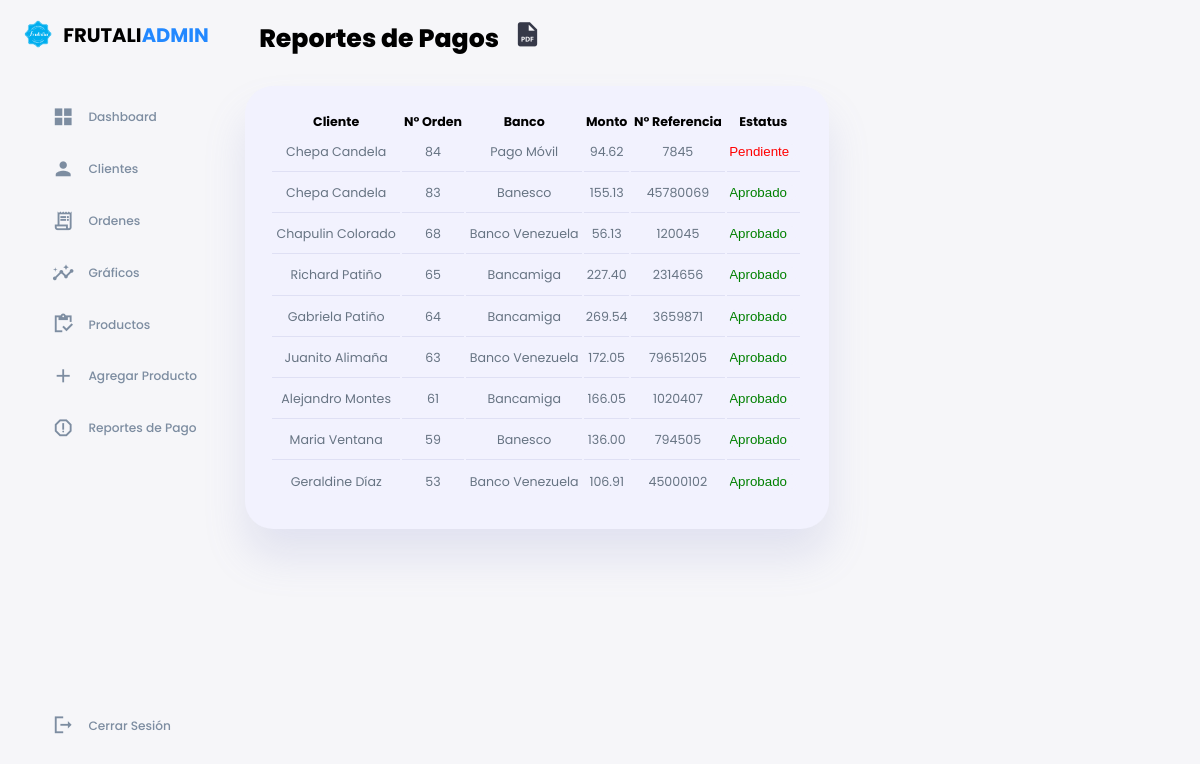
/admin/reportes-pagos.php, run on the app's committed database.
### tables this page shows
CREATE TABLE `pagos` (
  `id` int(11) NOT NULL,
  `orden_id` int(11) NOT NULL,
  `banco` varchar(50) NOT NULL,
  `monto` decimal(10,2) NOT NULL,
  `referencia` int(8) NOT NULL,
  `fecha` date NOT NULL,
  `estatus` varchar(20) NOT NULL
);

CREATE TABLE `users` (
  `id` int(11) UNSIGNED NOT NULL,
  `nombre` varchar(50) NOT NULL,
  `apellido` varchar(50) NOT NULL,
  `usuario` varchar(50) NOT NULL,
  `email` varchar(100) NOT NULL,
  `contraseña` varchar(255) NOT NULL,
  `avatar` varchar(255) NOT NULL,
  `is_admin` tinyint(1) NOT NULL
);

### admin/reportes-pagos.php (the view, shortened to what this page needs)
<?php
require '../admin/config/database.php';
include '../admin/templates/header.php';
$query = "SELECT * FROM pagos ORDER BY id DESC";
$pagos = mysqli_query($connection, $query);
?>
<main>
    <div class="titulo__pago">
        <br><h1>Reportes de Pagos</h1>
        <a href="<?= ROOT_URL ?>admin/pagos.php" target="_blank">
            <i class='bx bxs-file-pdf' style="font-size: 29px;"></i>
        </a>
    </div>
    <div class="recent-orders">
        <?php if(mysqli_num_rows($pagos)> 0) : ?>
        <table>
            <thead>
                <tr>
                    <th>Cliente</th>
                    <th>N° Orden</th>
                    <th>Banco</th>
                    <th>Monto</th>
                    <th>N° Referencia</th>
                    <th>Estatus</th>
                </tr>
            </thead>
            <tbody>
            <?php while($pago = mysqli_fetch_assoc($pagos)) : ?>
            <?php
                $pagoId = $pago['id'];
                $query = "SELECT p.*, o.usuario_id, u.nombre, u.apellido
                        FROM pagos p
                        JOIN ordenes o ON p.orden_id = o.id
                        JOIN users u ON o.usuario_id = u.id
                        WHERE p.id = $pagoId";
                $result = mysqli_query($connection, $query);
                $user = mysqli_fetch_assoc($result);
            ?>
                <tr>
                    <td><?= $user['nombre'] . ' ' . $user['apellido'] ?></td>
                    <td><?= $pago['orden_id'] ?></td>
                    <td><?= $pago['banco'] ?></td>
                    <td><?= $pago['monto'] ?></td>
                    <td><?= $pago['referencia'] ?></td>
                    <td>
                        <select class="estatus-select" data-pago-id="<?= $pago['id'] ?>" style="color:<?php if($pago['estatus'] == 'Pendiente'){ echo 'red'; }
                                    elseif($pago['estatus'] == 'Aprobado'){ echo 'green'; }
                                    elseif($pago['estatus'] == 'En proceso'){ echo 'orange'; }
                                    else{ echo 'black'; }; ?>">
                            <option value="Pendiente" <?php if ($pago['estatus'] == 'Pendiente') echo 'selected' ?> style="color: black;">Pendiente</option>
                            <option value="Aprobado" <?php if ($pago['estatus'] == 'Aprobado') echo 'selected' ?> style="color: black;">Aprobado</option>
                        </select>
                    </td>
                </tr>
                <?php endwhile ?>
        </table>
        <?php endif ?>
    </div>
</main>

### admin/style.css (style rules this page uses)
:root { --color-primary: #7380ec; --color-danger: #ff7782; --color-success: #41f1b6; --color-warning: #ffbb55; --color-white: #fff; --color-info-dark: #7d8da1; --color-info-light: #dce1eb; --color-dark: #363949; --color-light: rgba(132, 139, 200, 0.18); --color-primary-variant: #111e88; --color-dark-variant: #677483; --color-background: #f6f6f9; --azul-frutalia:#2288ff; --card-border-radius: 2rem; --border-radius-1: 0.4rem; --border-radius-2: 0.8rem; --border-radius-3: 1.2rem; --card-padding: 1.8rem; --padding-1: 1.2rem; --box-shadow: 0 2rem 3rem var(--color-light); }
* { margin: 0; padding: 0; outline: 0; appearance: none; border: 0; text-decoration: none; list-style: none; box-sizing: border-box; }
html { font-size: 14px; }
body { width: 100vw; height: 100vh; font-family: poppins, sans-serif; font-size: 0.9rem; background: var(--color-background); user-select: none; overflow-x: hidden; }
a { color: var(--color-dark); }
h1 { font-weight: 800; font-size: 1.8rem; }
main { margin-top: 1.4rem; }
main .recent-orders { margin-top: 2rem; }
main .recent-orders table { background: var(--color-white); width: 100%; border-radius: var(--card-border-radius); padding: var(--card-padding); text-align: center; box-shadow: var(--box-shadow); transition: all 300ms ease; }
main table tbody td { height: 2.8rem; border-bottom: 1px solid var(--color-light); color: var(--color-dark-variant); }
main table tbody tr:last-child td { border: none; }

### admin/form.css (style rules this page uses)
:root { --color-primary: #7380ec; --color-primary-light: hsl(242, 91%, 69%, 18%); --color-primary-variant: #5854c7; --color-red: #da0f3f; --color-red-light: hsl(346, 87%, 46%, 15%); --color-green: #00c476; --color-green-light: hsl(156, 100%, 38%, 15%); --color-gray-900: #1e1e66; --color-gray-700: #2d2b7c; --color-gray-300: rgba(242, 242, 254, 0.3); --color-gray-200: rgba(242, 242, 254, 0.7); --color-white: #f2f2fe; --color-bg: #fff; --azul-frutalia:#2288ff; --transition: all 300ms ease; --container-width-lg: 74%; --container-width-md: 88%; --form-width: 60%; --card-border-radius-1: 0.3rem; --card-border-radius-2: 0.5rem; --card-border-radius-3: 0.8rem; --card-border-radius-4: 2rem; --card-border-radius-5: 5rem; }
input, textarea, select { padding: 0.8rem 1.4rem; background: var(--color-white); border: solid 1px var(--azul-frutalia); border-radius: var(--card-border-radius-2); resize: none; color: var(--color-dark); }
select.estatus-select { padding: 0; background: var(--color-white); border: none; resize: none; }
.titulo__pago { display: flex; gap: 1rem; align-items: baseline; flex-direction: row; }

### data on the page
pagos: users.nombre "Chepa", users.apellido "Candela", orden "84", banco "Pago Móvil", monto "94.62", referencia "7845", estatus+id "Pendiente"
pagos: users.nombre "Chepa", users.apellido "Candela", orden "83", banco "Banesco", monto "155.13", referencia "45780069", estatus+id "Aprobado"
pagos: users.nombre "Chapulin", users.apellido "Colorado", orden "68", banco "Banco Venezuela", monto "56.13", referencia "120045", estatus+id "Aprobado"
pagos: users.nombre "Richard", users.apellido "Patiño", orden "65", banco "Bancamiga", monto "227.40", referencia "2314656", estatus+id "Aprobado"
pagos: users.nombre "Gabriela", users.apellido "Patiño", orden "64", banco "Bancamiga", monto "269.54", referencia "3659871", estatus+id "Aprobado"
pagos: users.nombre "Juanito", users.apellido "Alimaña", orden "63", banco "Banco Venezuela", monto "172.05", referencia "79651205", estatus+id "Aprobado"
pagos: users.nombre "Alejandro", users.apellido "Montes", orden "61", banco "Bancamiga", monto "166.05", referencia "1020407", estatus+id "Aprobado"
pagos: users.nombre "Maria", users.apellido "Ventana", orden "59", banco "Banesco", monto "136.00", referencia "794505", estatus+id "Aprobado"
pagos: users.nombre "Geraldine", users.apellido "Díaz", orden "53", banco "Banco Venezuela", monto "106.91", referencia "45000102", estatus+id "Aprobado"
